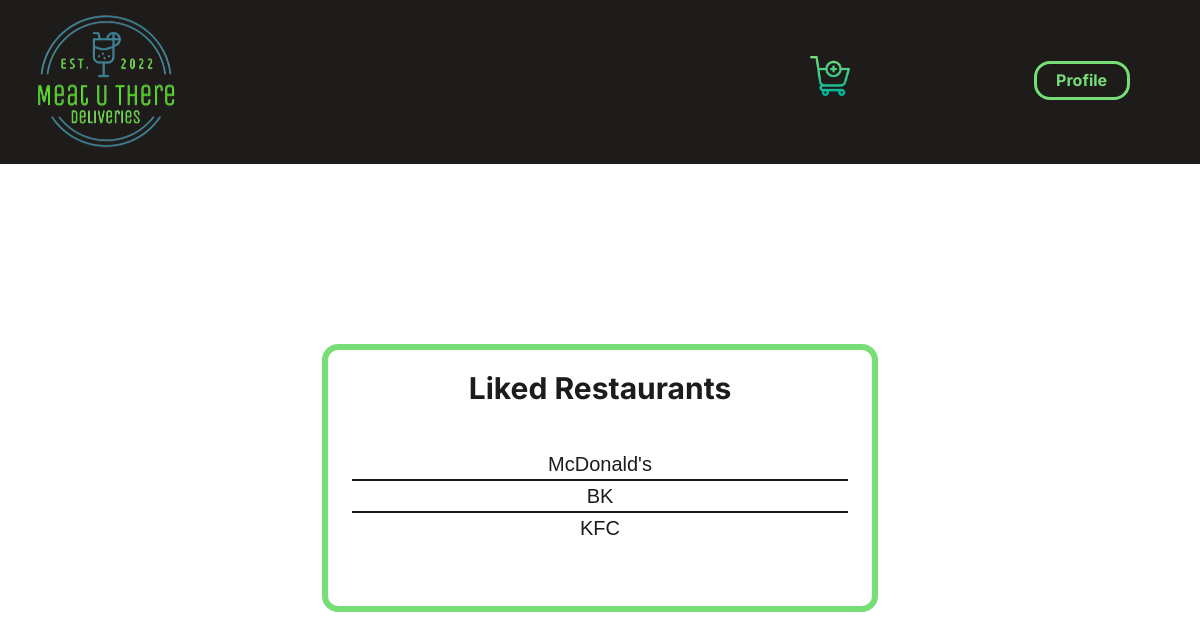
The page /likes_restaurants.php (signed in) on the database as committed earlier.
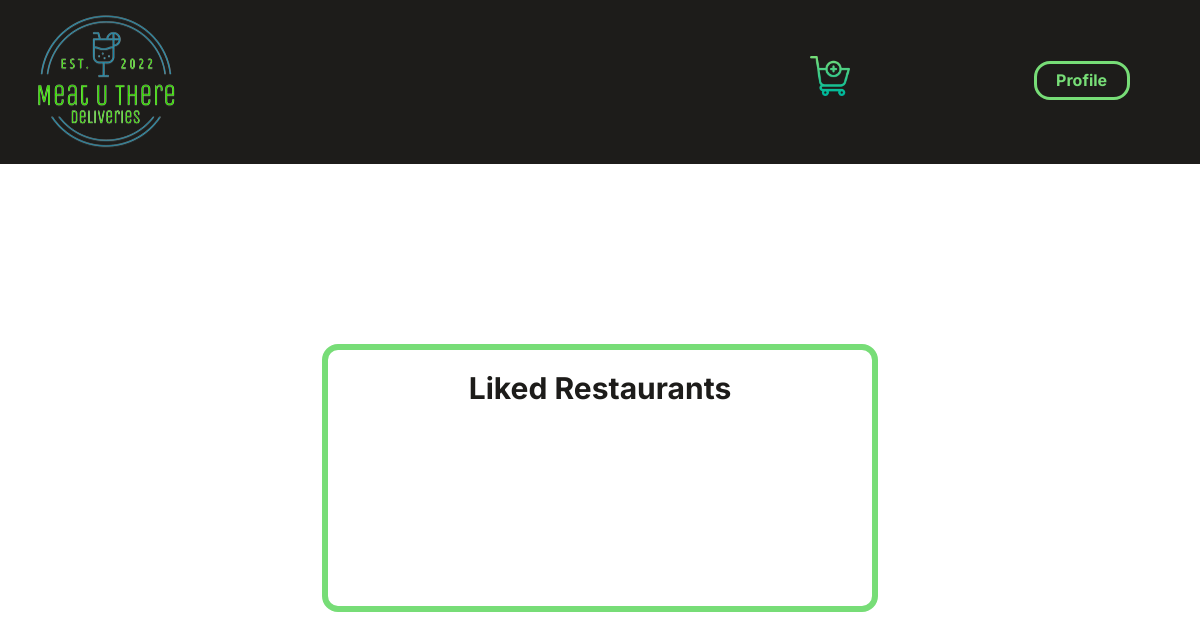
The same page on the database as committed later.
### tables this page shows
CREATE TABLE Restaurant(
    idRestaurant INTEGER PRIMARY KEY,
    name VARCHAR,
    address VARCHAR,
    idRestaurantCategory INTEGER REFERENCES RestaurantCategory,
    owner INTEGER REFERENCES User
);

### database/users.php (called while the page is built, shortened)
<?php
    function getUserInfo($db){
        $stmt = $db->prepare('SELECT *
                              FROM User
                              WHERE username=:username');
        $stmt->bindParam(':username',$_SESSION['username']);
        $stmt->execute();
        $stmt = $stmt->fetch();
        return $stmt;
    }
?>

### database/restaurants.php (called while the page is built, shortened)
<?php
    function getLikedRestaurants($db,$idUser){
        $stmt = $db->prepare('SELECT idRestaurant,name
                            FROM Restaurant
                            WHERE idRestaurant IN (SELECT idRestaurant
                                                    FROM RestaurantLikes
                                                    WHERE idUser=:idUser)');
        $stmt->bindParam(':idUser',$idUser);
        $stmt->execute();
        $stmt = $stmt->fetchAll();
        return $stmt;
    }
?>

### likes_restaurants.php (the view, shortened to what this page needs)
<?php
    require_once("templates/common.php");
    require_once("database/connection.php");
    require_once("database/users.php");
    $db=getDatabaseConnection();
    $user_info = getUserInfo($db);
?>
<article>
    <h2>Liked Restaurants</h2>
    <?php $likes_restaurants = getLikedRestaurants($db,$user_info["idUser"])?>
    <ul>
    <?php foreach($likes_restaurants as $restaurant){?>
        <li class="restaurant">
            <a href="restaurant.php?id=<?=$restaurant["idRestaurant"]?>"><?=$restaurant['name']?></a>
        </li>
    <?php } ?>
    </ul>
</article>

Rows that differ between the two databases and show on the page:
no longer on this page (row unchanged): restaurant: name "McDonald's"
no longer on this page (row edited): restaurant: name "BK"
no longer on this page (row unchanged): restaurant: name "KFC"
